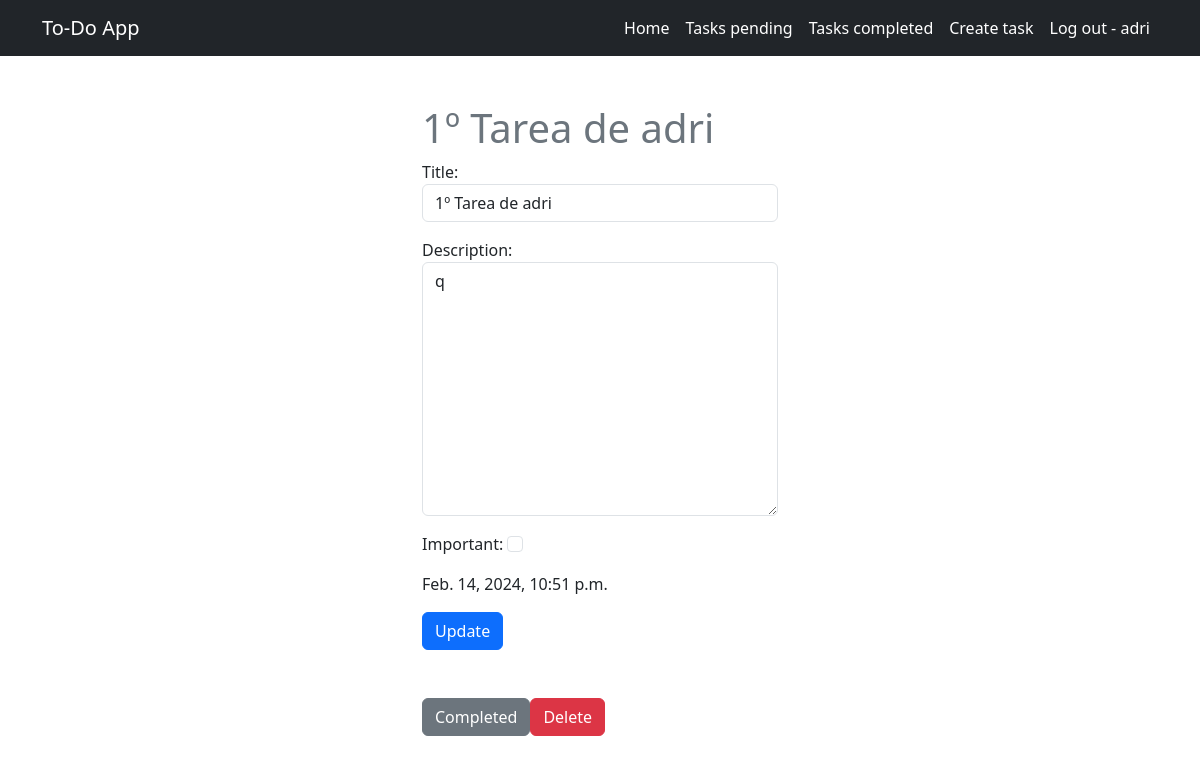
The page /tasks/2/ (signed in) on the database its author committed.
### tasks/models.py (models this page shows, shortened)
class Task(models.Model):
    title = models.CharField(max_length=200)
    description = models.TextField()
    created = models.DateTimeField(auto_now_add=True)
    complete = models.BooleanField(default=False)
    important = models.BooleanField(default=False)
    user = models.ForeignKey(User, on_delete=models.CASCADE)

### tasks/views.py (the view, shortened to what this page needs)
# urls.py: path('tasks/<int:task_id>/', views.task_detail, name='task_detail'),
@login_required
def task_detail(request, task_id):
    task = get_object_or_404(Task, pk=task_id, user=request.user)
    return render(request, 'task_detail.html', {
        'task': task,
        'form' : TaskForm(instance=task)
    })

### tasks/forms.py
class TaskForm(forms.ModelForm):
    class Meta:
        model = Task
        fields = ['title', 'description', 'important']
        widgets = {
            'title': forms.TextInput(attrs={'class': 'form-control', 'placeholder': 'Write a title...'}),
            'description': forms.Textarea(attrs={'class': 'form-control', 'placeholder': 'Write a description...'}),
            'important': forms.CheckboxInput(attrs={'class': 'form-check-input'}),
        }

### tasks/templates/task_detail.html (shortened to what this page needs)
{% extends "base.html" %}
{% block content %}
<main class="container">
    <div class="row">
        <div class="col-md-4 offset-md-4 mt-5">
            <form action="{% url 'task_detail' task.id %}" method="POST" clas="card card-body">
                <h1 class="text-secondary">{{task.title}}</h1>
                {{form.as_p}}
                <p>{{task.created}}</p>
                <button type="submit" class="btn btn-primary">Update</button>
            </form>
            <div class="d-flex mt-5">
                <form action="{% url 'complete_task' task.id %}" method="POST">
                    <button type="submit" class="btn btn-secondary">Completed</button>
                </form>
                <form action="{% url 'delete_task' task.id %}" method="POST">
                    <button type="submit" class="btn btn-danger">Delete</button>
                </form>
            </div>
        </div>
    </div>
</main>
{% endblock %}

### tasks/templates/base.html (shortened to what this page needs)
<!DOCTYPE html>
<html lang="en">
    <head>
        <link
            rel="stylesheet"
            href="https://cdn.jsdelivr.net/npm/bootstrap@5.3.2/dist/css/bootstrap.min.css"
        />
    </head>
    <body>
        <nav class="navbar navbar-expand-lg bg-dark navbar-dark">
            <div class="container">
                <a class="navbar-brand" href="">To-Do App</a>
                <div class="collapse navbar-collapse" id="navbarNav">
                    <ul class="navbar-nav ms-auto">
                        <li class="nav-item"><a class="nav-link active" href="{% url 'home' %}">Home</a></li>
                        {% if not user.is_authenticated %}
                        <li class="nav-item"><a class="nav-link active" href="{% url 'signup' %}">Sign up</a></li>
                        <li class="nav-item"><a class="nav-link active" href="{% url 'signin' %}">Sign in</a></li>
                        {% else %}
                        <li class="nav-item"><a class="nav-link active" href="{% url 'tasks' %}">Tasks pending</a></li>
                        <li class="nav-item"><a class="nav-link active" href="{% url 'completed' %}">Tasks completed</a></li>
                        <li class="nav-item"><a class="nav-link active" href="{% url 'create_task' %}">Create task</a></li>
                        <li class="nav-item"><a class="nav-link active" href="{% url 'logout' %}">Log out - {{user.username}}</a></li>
                        {% endif %}
                    </ul>
                </div>
            </div>
        </nav>
        {% block content %}{% endblock %}
    </body>
</html>

### rows shown on the page
Task: title "1º Tarea de adri", description "q", created "Feb. 14, 2024, 10:51 p.m."

### other values the page prints
{{ user.username }} "adri"
